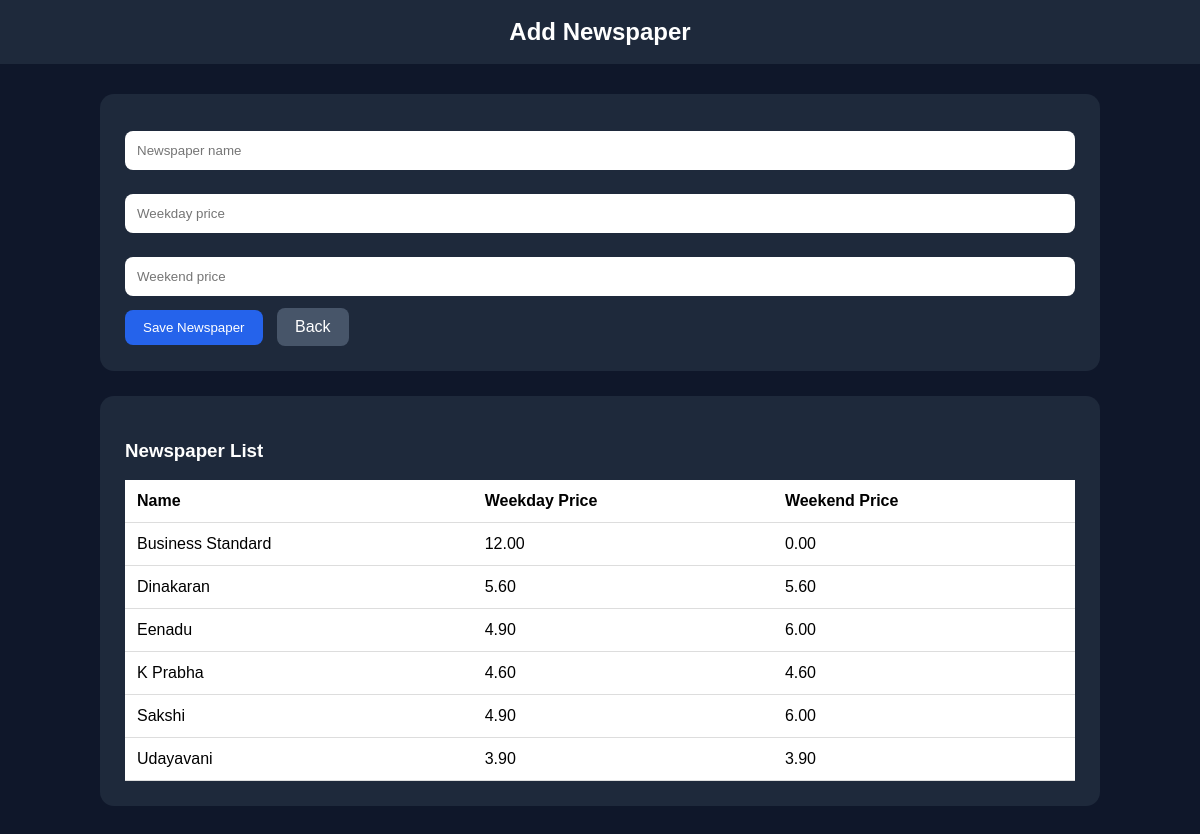
Screenshot of /add-newspaper/ (signed in) with the database file from the repository.
### core/models.py (models this page shows, shortened)
class Newspaper(models.Model):
    name = models.CharField(max_length=100, unique=True)
    weekday_price = models.DecimalField(max_digits=10, decimal_places=2, default=0)
    weekend_price = models.DecimalField(max_digits=10, decimal_places=2, default=0)
    is_active = models.BooleanField(default=True)

### core/views.py (the view, shortened to what this page needs)
# urls.py: path('add-newspaper/', views.add_newspaper, name='add_newspaper'),
def add_newspaper(request):
    if not request.session.get("is_admin_logged_in"):
        return redirect("admin_login")
    newspapers = Newspaper.objects.all().order_by("name")
    return render(request, "core/add_newspaper.html", {"newspapers": newspapers})

### core/templates/core/add_newspaper.html (shortened to what this page needs)
<!DOCTYPE html>
<html>
<head>
</head>
<body>
    <div class="header">Add Newspaper</div>
    <div class="container">
        <div class="box">
            <form method="POST">
                <input type="text" name="name" placeholder="Newspaper name" required>
                <input type="number" step="0.01" name="weekday_price" placeholder="Weekday price" required>
                <input type="number" step="0.01" name="weekend_price" placeholder="Weekend price" required>
                <button type="submit">Save Newspaper</button>
                <a href="{% url 'admin_dashboard' %}" class="back-btn">Back</a>
            </form>
        </div>
        <div class="box">
            <h3>Newspaper List</h3>
            <table>
                <tr>
                    <th>Name</th>
                    <th>Weekday Price</th>
                    <th>Weekend Price</th>
                </tr>
                {% for newspaper in newspapers %}
                <tr>
                    <td>{{ newspaper.name }}</td>
                    <td>{{ newspaper.weekday_price }}</td>
                    <td>{{ newspaper.weekend_price }}</td>
                </tr>
                {% empty %}
                <tr>
                    <td colspan="3">No newspapers added yet.</td>
                </tr>
                {% endfor %}
            </table>
        </div>
    </div>
</body>
</html>

### core/templates/core/add_newspaper.html (style rules this page uses)
body { margin:0;font-family:Arial;background:#0f172a;color:white; }
.header { background:#1e293b;padding:18px;text-align:center;font-size:24px;font-weight:bold; }
.container { width:95%;max-width:1000px;margin:30px auto; }
.box { background:#1e293b;padding:25px;border-radius:14px;margin-bottom:25px; }
input { width:100%;padding:12px;border:none;border-radius:8px;margin:12px 0;box-sizing:border-box; }
button,.back-btn { display:inline-block;padding:10px 18px;border:none;border-radius:8px;background:#2563eb; color:white;text-decoration:none;cursor:pointer; }
.back-btn { background:#475569;margin-left:10px; }
table { width:100%;border-collapse:collapse;background:white;color:black; }
th,td { padding:12px;border-bottom:1px solid #ddd;text-align:left; }

### rows the page displays
Newspaper: name "Business Standard", weekday_price "12.00", weekend_price "0.00"
Newspaper: name "Dinakaran", weekday_price "5.60", weekend_price "5.60"
Newspaper: name "Eenadu", weekday_price "4.90", weekend_price "6.00"
Newspaper: name "K Prabha", weekday_price "4.60", weekend_price "4.60"
Newspaper: name "Sakshi", weekday_price "4.90", weekend_price "6.00"
Newspaper: name "Udayavani", weekday_price "3.90", weekend_price "3.90"
